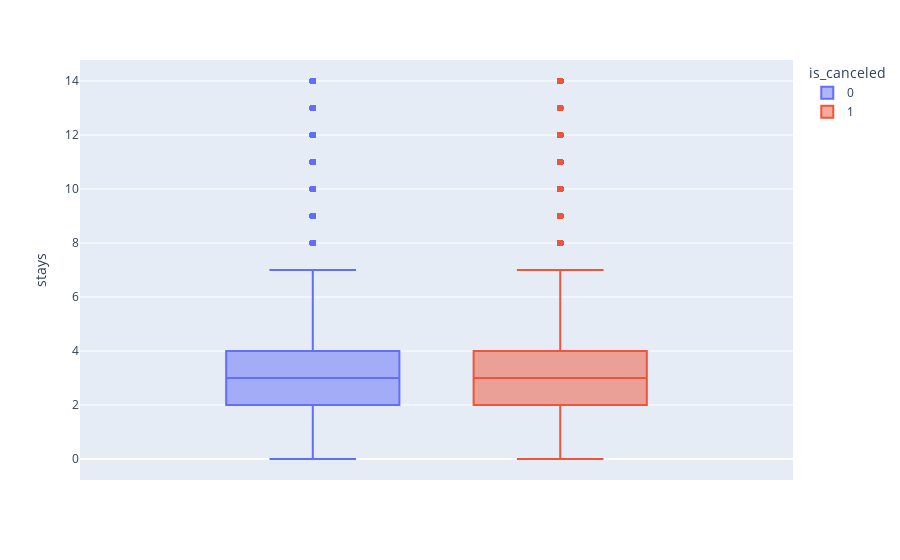

Notebook cell for this chart:
### Code cell
## Attempt 3: Boxplot
px.box(df_sel, y= 'stays', color = 'is_canceled')

### Figure 1 — Plotly figure (JSON) as saved in the notebook; plotly's stock layout.template omitted (floating-point values rounded to 4 significant figures; data arrays with more than 128 entries replaced by an {"elided": "..."} marker saying what was removed)
{"data": [{"alignmentgroup": "True", "hovertemplate": "is_canceled=0<br>stays=%{y}<extra></extra>", "legendgroup": "0", "marker": {"color": "#636efa"}, "name": "0", "notched": false, "offsetgroup": "0", "orientation": "v", "showlegend": true, "type": "box", "x0": " ", "xaxis": "x", "y": {"elided": "74824 int values"}, "y0": " ", "yaxis": "y"}, {"alignmentgroup": "True", "hovertemplate": "is_canceled=1<br>stays=%{y}<extra></extra>", "legendgroup": "1", "marker": {"color": "#EF553B"}, "name": "1", "notched": false, "offsetgroup": "1", "orientation": "v", "showlegend": true, "type": "box", "x0": " ", "xaxis": "x", "y": {"elided": "43957 int values"}, "y0": " ", "yaxis": "y"}], "layout": {"boxmode": "group", "legend": {"title": {"text": "is_canceled"}, "tracegroupgap": 0}, "margin": {"t": 60}, "xaxis": {"anchor": "y", "domain": [0, 1]}, "yaxis": {"anchor": "x", "domain": [0, 1], "title": {"text": "stays"}}}}
